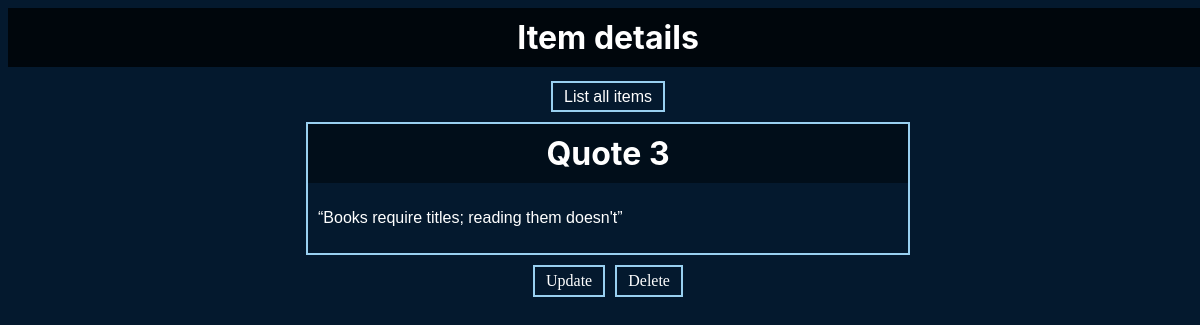
The app's page /crudapp/10/ with its own data.
### crudapp/models.py (models this page shows, shortened)
class dataModel(models.Model):
	title=models.CharField(max_length=200)
	description=models.TextField()

### crudapp/views.py (the view)
# urls.py: path('<int:data_id>/',views.detail_view,name='detail'),
def detail_view(request,data_id):
	data=get_object_or_404(dataModel,id=data_id)
	context={"data":data}
	return render(request,'crudapp/detail_view.html',context)

### crudapp/templates/crudapp/detail_view.html (shortened to what this page needs)
<!DOCTYPE html>
<html lang="en">
<head>
</head>
<body>
    <div class="main">
        <div class="header">
            <h1>Item details</h1>
            <p>
                <a href="{% url 'crudapp:list' %}">List all items</a>
            </p>
        </div>
        <div class="data">
            <h1>{{data.title}}</h1>
            <p>{{data.description}}</p>
        </div>
        <div class="buttons">
            <a href="{%url 'crudapp:update' data.id%}">
			Update
		</a>
            <a style=" margin-left: 10px;" href="{%url 'crudapp:delete' data.id%}">
			Delete
		</a>
        </div>
    </div>
</body>
</html>

### crudapp/templates/crudapp/detail_view.html (style rules this page uses)
body { background-color: #04192e; width: 100vw; height: 100vh; }
.main { display: flex; justify-content: center; align-items: center; flex-flow: column; }
.main .header h1 { background-color: #00060c; margin-top: 0; padding: 10px; color: white; }
.header { width: 100%; text-align: center; }
.main h1 { color: white; }
.data { border: 2px solid #99d0f0; width: 50%; }
.data h1 { padding: 10px; margin: 0px; background-color: #010e1a; text-align: center; font-family: -apple-system, BlinkMacSystemFont, 'Segoe UI', Roboto, Oxygen, Ubuntu, Cantarell, 'Open Sans', 'Helvetica Neue', sans-serif }
.data p { padding: 10px; color: white; font-family: Verdana, Geneva, Tahoma, sans-serif; }
.header h1 { font-family: -apple-system, BlinkMacSystemFont, 'Segoe UI', Roboto, Oxygen, Ubuntu, Cantarell, 'Open Sans', 'Helvetica Neue', sans-serif }
.buttons a { color: white; padding: 5px 11px; margin-bottom: 10px; border: 2px solid #99d0f0; text-decoration: none; }
.buttons { display: flex; justify-content: center; align-items: center; margin-top: 10px; }
a { color: white; padding: 5px 11px; margin-bottom: 10px; border: 2px solid #99d0f0; text-decoration: none; }
p { font-family: Verdana, Geneva, Tahoma, sans-serif; }

### records on screen
dataModel: title "Quote 3", description "“Books require titles; reading them doesn't”"
